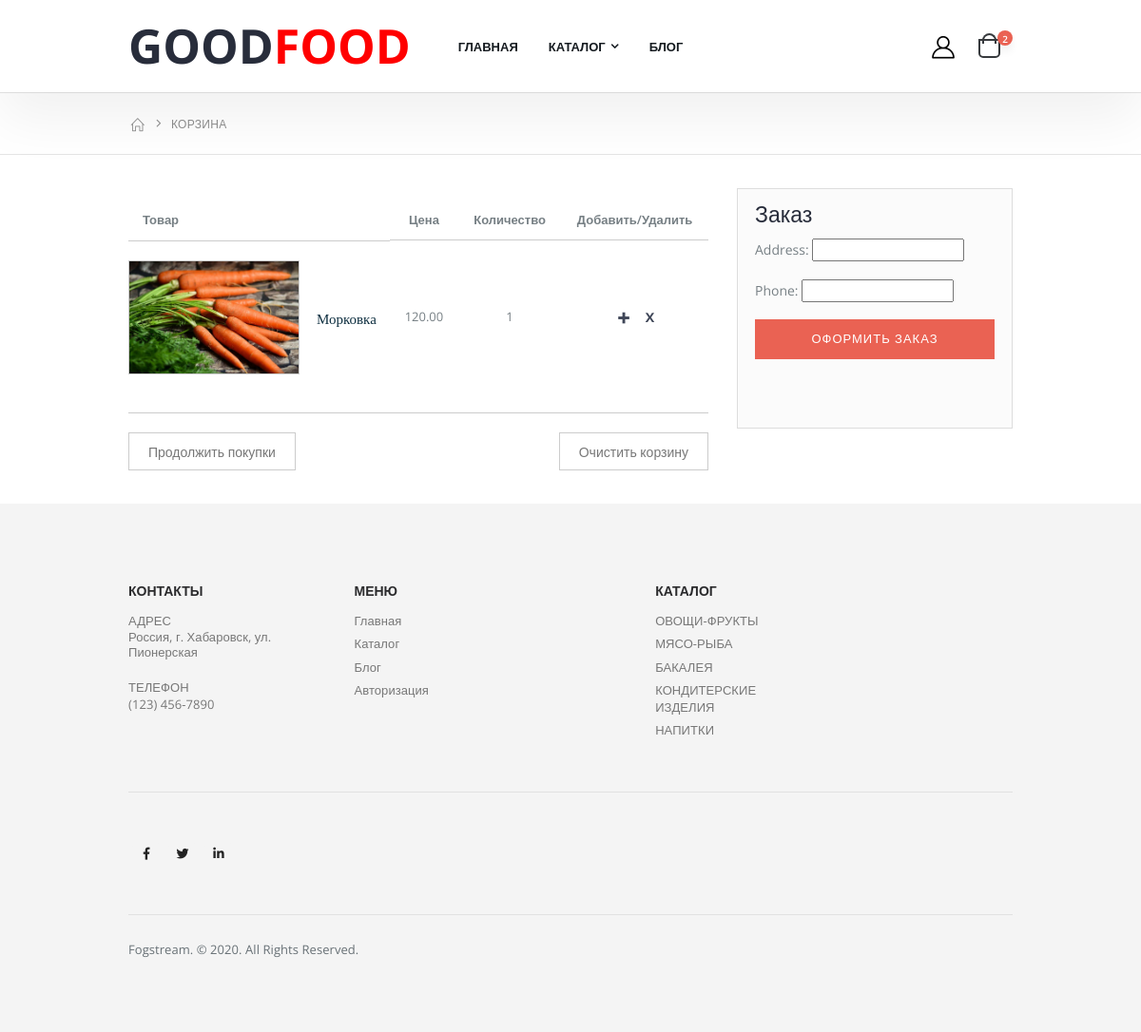
Before: /cart/1/ with the older database file.
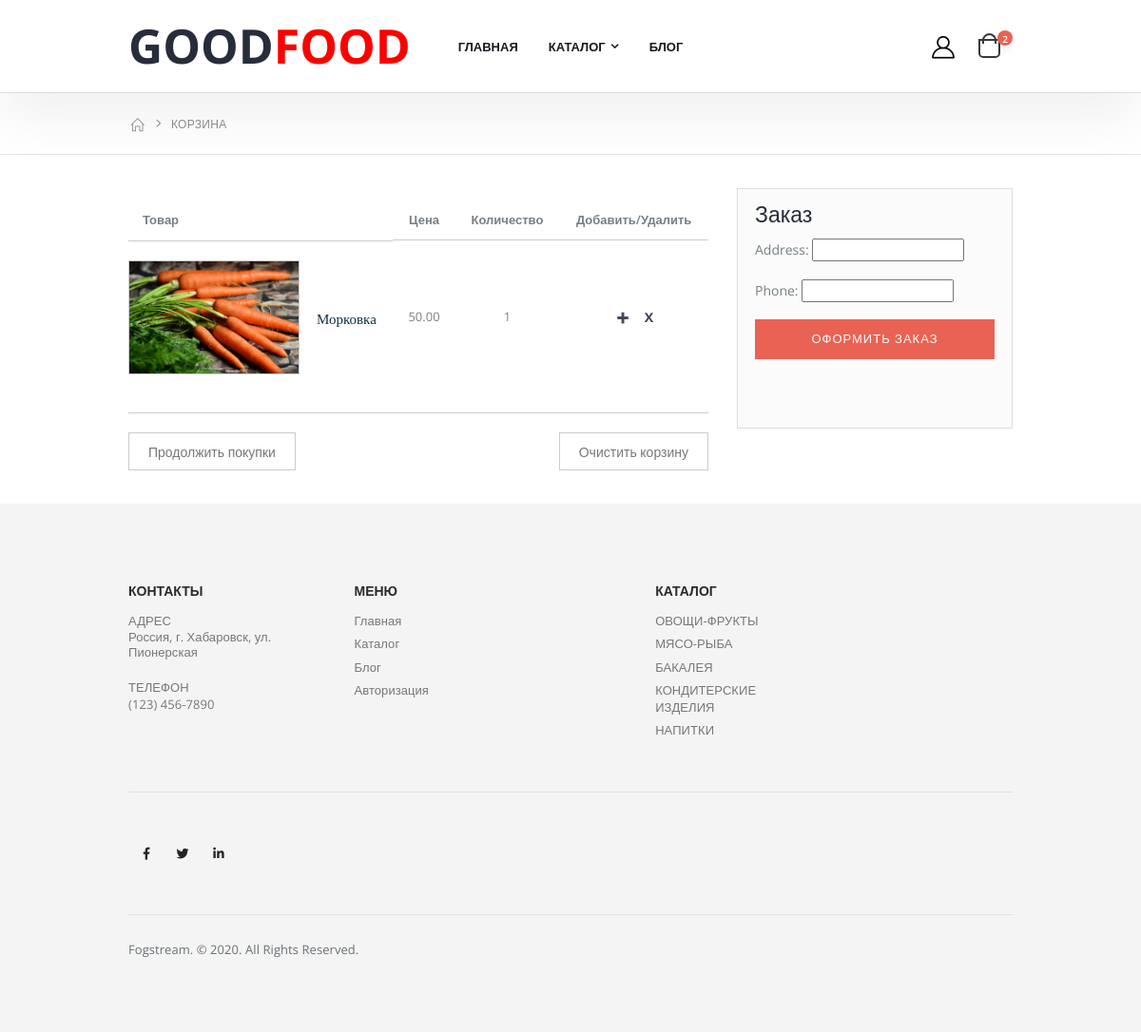
After: the same page with the newer database file.
### shop/models.py (models this page shows, shortened)
class Product(models.Model):
    name = models.CharField(max_length=30)
    price = models.DecimalField(decimal_places=2, max_digits=6)
    description = models.TextField()
    category = models.ForeignKey('Category', on_delete=models.CASCADE)
    chosen = models.BooleanField(default=False)
    slider = models.BooleanField(default=False)

class Image(models.Model):
    image = models.ImageField(upload_to='images')
    product = models.ForeignKey('Product', on_delete=models.CASCADE)

### shop/views.py (the view, shortened to what this page needs)
# urls.py: path('cart/<int:product_id>/', views.cart, name='cart'),
def cart(request, product_id=None):
    form = OrderCreateForm
    if product_id:
        if not 'cart' in request.session:
            request.session['cart'] = {}
        request.session['cart'][str(product_id)] = 1
        request.session.modified = True
        cart_products = Product.objects.filter(pk__in=request.session['cart'])
        cart = request.session['cart']
    return render(request, 'cart.html',
                  {'cart_products': cart_products, 'cart': cart, 'form': form})

### shop/templatetags/custom_tags.py (called while the page is built)
@register.filter
def get_item(dictionary, key):
    key = str(key)
    return dictionary.get(key)

### templates/cart.html (shortened to what the changed rows need)
{% extends "index.html" %}
{% load static %}
{% load custom_tags %}
{% block content %}
        <main class="main">
            <div class="container">
                <div class="row">
                    <div class="col-lg-8">
                        <div class="cart-table-container">
                            <table class="table table-cart">
                                <thead>
                                    <tr>
                                        <th class="product-col">Товар</th>
                                        <th class="price-col">Цена</th>
                                        <th class="qty-col">Количество</th>
                                        <th>Добавить/Удалить</th>
                                    </tr>
                                </thead>
                                <tbody>
                                    {% for element in cart_products %}
                                    <tr class="product-row">
                                        <td class="product-col">
                                            <figure class="product-image-container">
                                                <a href="{% url 'shop:product' element.id %}" class="product-image">
                                                    <img src="{{ element.image_set.first.image.url }}" alt="product">
                                                </a>
                                            </figure>
                                            <h2 class="product-title">
                                                <a href="{% url 'shop:product' element.id %}">{{ element.name }}</a>
                                            </h2>
                                        </td>
                                        <td>{{ element.price }}</td>
                                        <td>{{ cart|get_item:element.id }}</td>
                                        <td>
                                            <div>
                                                <a href="{% url 'shop:cart_add' element.id %}" title="Edit product" class="btn-edit"><span class="sr-only">Add</span><i class="icon-plus"></i></a>
                                                <a href="{% url 'shop:cart_remove' element.id %}" title="Remove product" class="btn-remove"><span class="sr-only">Remove</span></a>
                                            </div>
                                        </td>
                                    </tr>
                                    {% endfor %}
                                </tbody>
                            </table>
                        </div>
                    </div>
                </div>
            </div>
        </main>
{% endblock content %}

Changed rows visible on the page:
changed Product "Морковка": price "120.00" → "50.00"
